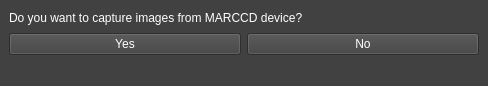
<?xml version="1.0" encoding="UTF-8"?>
<ui version="4.0">
 <class>MainWindow_askCalibCCD</class>
 <widget class="QMainWindow" name="MainWindow_askCalibCCD">
  <property name="geometry">
   <rect>
    <x>0</x>
    <y>0</y>
    <width>488</width>
    <height>86</height>
   </rect>
  </property>
  <property name="windowTitle">
   <string>Image Capture</string>
  </property>
  <property name="styleSheet">
   <string notr="true">background-color: rgb(65, 65, 65);</string>
  </property>
  <widget class="QWidget" name="centralwidget">
   <layout class="QGridLayout" name="gridLayout">
    <item row="0" column="0" colspan="2">
     <widget class="PyDMLabel" name="PyDMLabel_question">
      <property name="toolTip">
       <string/>
      </property>
      <property name="whatsThis">
       <string/>
      </property>
      <property name="styleSheet">
       <string notr="true">background-color: rgb(65, 65, 65);
color: rgb(255, 255, 255);</string>
      </property>
      <property name="text">
       <string>Do you want to capture images from MARCCD device?</string>
      </property>
     </widget>
    </item>
    <item row="1" column="0">
     <widget class="PyDMPushButton" name="PyDMPushButton_YES">
      <property name="toolTip">
       <string/>
      </property>
      <property name="whatsThis">
       <string>
    Basic PushButton to send a fixed value.

    The PyDMPushButton is meant to hold a specific value, and send that value
    to a channel when it is clicked, much like the MessageButton does in EDM.
    The PyDMPushButton works in two different modes of operation, first, a
    fixed value can be given to the :attr:`.pressValue` attribute, whenever the
    button is clicked a signal containing this value will be sent to the
    connected channel. This is the default behavior of the button. However, if
    the :attr:`.relativeChange` is set to True, the fixed value will be added
    to the current value of the channel. This means that the button will
    increment a channel by a fixed amount with every click, a consistent
    relative move

    Parameters
    ----------
    parent : QObject, optional
        Parent of PyDMPushButton

    label : str, optional
        String to place on button

    icon : QIcon, optional
        An Icon to display on the PyDMPushButton

    pressValue : int, float, str
        Value to be sent when the button is clicked

    relative : bool, optional
        Choice to have the button perform a relative put, instead of always
        setting to an absolute value

    init_channel : str, optional
        ID of channel to manipulate

    </string>
      </property>
      <property name="styleSheet">
       <string notr="true">color: rgb(255, 255, 255);</string>
      </property>
      <property name="text">
       <string>Yes</string>
      </property>
     </widget>
    </item>
    <item row="1" column="1">
     <widget class="PyDMPushButton" name="PyDMPushButton_NO">
      <property name="toolTip">
       <string/>
      </property>
      <property name="whatsThis">
       <string>
    Basic PushButton to send a fixed value.

    The PyDMPushButton is meant to hold a specific value, and send that value
    to a channel when it is clicked, much like the MessageButton does in EDM.
    The PyDMPushButton works in two different modes of operation, first, a
    fixed value can be given to the :attr:`.pressValue` attribute, whenever the
    button is clicked a signal containing this value will be sent to the
    connected channel. This is the default behavior of the button. However, if
    the :attr:`.relativeChange` is set to True, the fixed value will be added
    to the current value of the channel. This means that the button will
    increment a channel by a fixed amount with every click, a consistent
    relative move

    Parameters
    ----------
    parent : QObject, optional
        Parent of PyDMPushButton

    label : str, optional
        String to place on button

    icon : QIcon, optional
        An Icon to display on the PyDMPushButton

    pressValue : int, float, str
        Value to be sent when the button is clicked

    relative : bool, optional
        Choice to have the button perform a relative put, instead of always
        setting to an absolute value

    init_channel : str, optional
        ID of channel to manipulate

    </string>
      </property>
      <property name="styleSheet">
       <string notr="true">color: rgb(255, 255, 255);</string>
      </property>
      <property name="text">
       <string>No</string>
      </property>
     </widget>
    </item>
   </layout>
  </widget>
  <widget class="QStatusBar" name="statusbar"/>
 </widget>
 <customwidgets>
  <customwidget>
   <class>PyDMLabel</class>
   <extends>QLabel</extends>
   <header>pydm.widgets.label</header>
  </customwidget>
  <customwidget>
   <class>PyDMPushButton</class>
   <extends>QPushButton</extends>
   <header>pydm.widgets.pushbutton</header>
  </customwidget>
 </customwidgets>
 <resources/>
 <connections/>
</ui>
